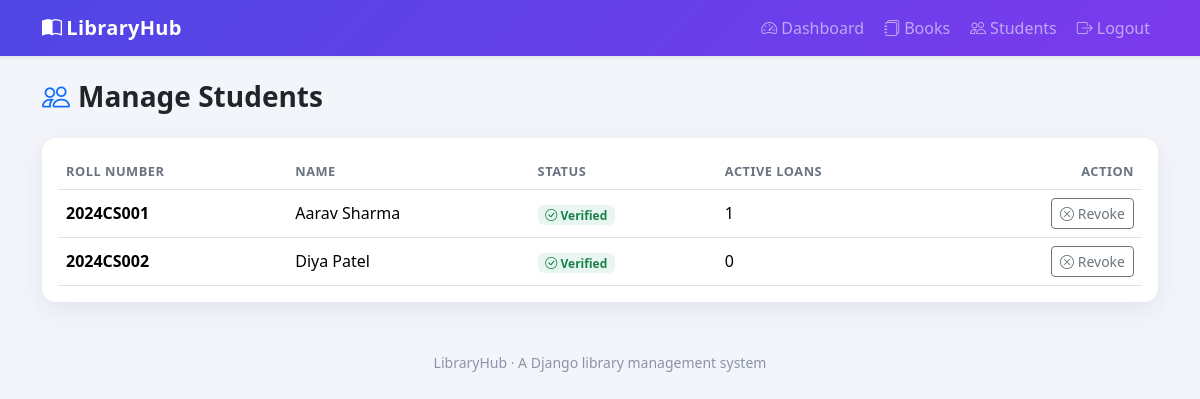
/librarian/students/ (signed in), run on the app's committed database.
### library/models.py (models this page shows, shortened)
class Student(models.Model):
    roll_number = models.CharField(max_length=30, unique=True)
    name = models.CharField(max_length=120)
    password = models.CharField(max_length=128)  # stored hashed
    is_verified = models.BooleanField(default=False)
    created_at = models.DateTimeField(default=timezone.now)
    class Meta:
        ordering = ["roll_number"]
    @property
    def active_borrow_count(self):
        return self.borrow_records.filter(returned_at__isnull=True).count()

### library/views.py (the view)
# urls.py: path("librarian/students/", views.manage_students, name="manage_students"),
@login_required
def manage_students(request):
    if not request.user.is_staff:
        return redirect("home")
    students = Student.objects.all()
    return render(request, "library/manage_students.html", {"students": students})

### library/templates/library/manage_students.html (shortened to what this page needs)
{% extends "library/base.html" %}
{% block content %}
<h3 class="fw-bold mb-4"><i class="bi bi-people text-primary me-2"></i>Manage Students</h3>
<div class="card">
  <div class="card-body">
    {% if students %}
    <div class="table-responsive">
      <table class="table align-middle mb-0">
        <thead><tr><th>Roll number</th><th>Name</th><th>Status</th><th>Active loans</th><th class="text-end">Action</th></tr></thead>
        <tbody>
          {% for s in students %}
          <tr>
            <td class="fw-semibold">{{ s.roll_number }}</td>
            <td>{{ s.name }}</td>
            <td>
              {% if s.is_verified %}
                <span class="badge badge-soft-success"><i class="bi bi-check-circle"></i> Verified</span>
              {% else %}
                <span class="badge badge-soft-warning"><i class="bi bi-hourglass-split"></i> Pending</span>
              {% endif %}
            </td>
            <td>{{ s.active_borrow_count }}</td>
            <td class="text-end">
              {% if s.is_verified %}
                <form method="post" action="{% url 'revoke_student' s.id %}">
                  <button class="btn btn-sm btn-outline-secondary"><i class="bi bi-x-circle"></i> Revoke</button>
                </form>
              {% else %}
                <form method="post" action="{% url 'verify_student' s.id %}">
                  {% csrf_token %}
                  <button class="btn btn-sm btn-success"><i class="bi bi-check2"></i> Verify</button>
                </form>
              {% endif %}
            </td>
          </tr>
          {% endfor %}
        </tbody>
      </table>
    </div>
    {% else %}
      <p class="text-muted mb-0">No students have registered yet.</p>
    {% endif %}
  </div>
</div>
{% endblock %}

### library/templates/library/base.html (style rules this page uses)
body { background: #f3f5fa; }
.card { border: none; box-shadow: 0 8px 24px rgba(31,41,90,.08); border-radius: 14px; }
.table thead th { font-size: .8rem; text-transform: uppercase; letter-spacing: .04em; color: #6b7280; }
.badge-soft-success { background: #e7f7ef; color: #1a7f4b; }

### data on the page
Student: roll_number "2024CS001", name "Aarav Sharma", is_verified True (drawn), active_borrow_count "1"
Student: roll_number "2024CS002", name "Diya Patel", is_verified True (drawn), active_borrow_count "0"
